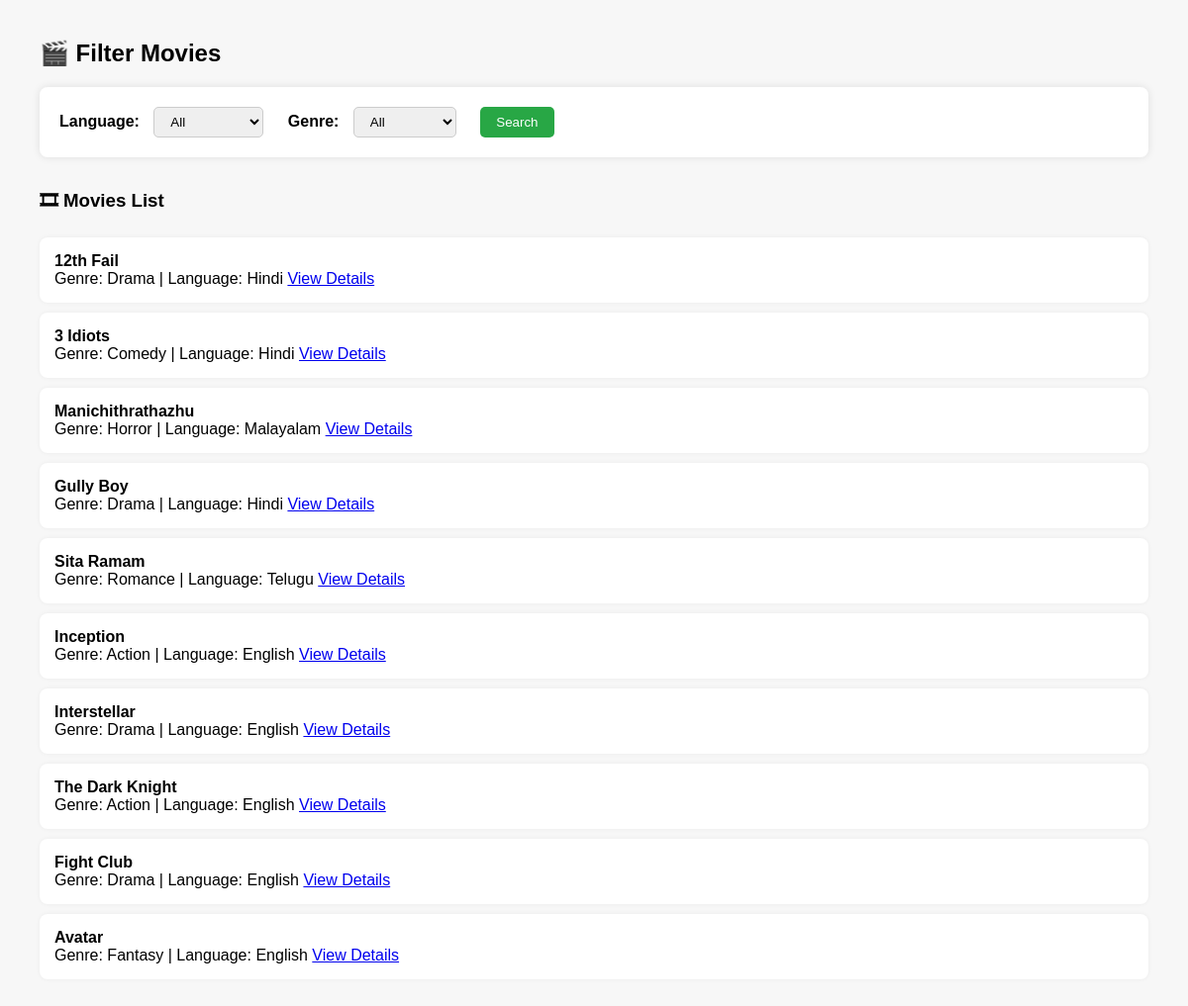
/filter/, run on the app's committed database.
### Movies/models.py (models this page shows, shortened)
class Movies(models.Model):
    movie_id = models.AutoField(primary_key=True)
    title = models.CharField(max_length=255)
    genre = models.CharField(max_length=255,choices=genres)
    language = models.CharField(max_length=255, choices=languages)
    synopsis = models.TextField()
    cast = models.TextField()
    duration_minutes = models.IntegerField()
    release_date = models.DateField()
    trailer_url = models.CharField(max_length=2000, null=True, blank=True)
    status = models.CharField(max_length=255, null=True, blank=True)
    image_url=models.URLField(max_length=800, null=True, blank=True)
    slug=models.CharField(max_length=2000, null=True, blank=True)
    def get_genre_display(self):
        return dict(genres).get(self.genre, self.genre)
    def get_language_display(self):
        return dict(languages).get(self.language,self.language)

### Movies/views.py (the view)
# urls.py: path('filter/', views.filtered_movies_view, name='filtered_movies'),
def filtered_movies_view(request):
    language = request.GET.get('language')
    genre = request.GET.get('genre')
    movies = Movies.objects.all()
    if language:
        movies = movies.filter(language=language)
    if genre:
        movies = movies.filter(genre=genre)
    context = {
        'movies': movies,
        'selected_language': language,
        'selected_genre': genre,
        'genres': genres,
        'languages': languages,
    }
    return render(request, 'movies/filter.html', context)

### templates/movies/filter.html (shortened to what this page needs)
<!DOCTYPE html>
<html>
<head>
</head>
<body>
    <h2>🎬 Filter Movies</h2>
    <form method="get" class="filter-form">
        <label for="language">Language:</label>
        <select name="language" id="language">
            <option value="">All</option>
        </select>
        <label for="genre">Genre:</label>
        <select name="genre" id="genre">
            <option value="">All</option>
        </select>
        <button type="submit">Search</button>
    </form>
    <h3>🎞 Movies List</h3>
    <ul class="movie-list">
        {% for movie in movies %}
            <li>
                <strong>{{ movie.title }}</strong><br>
                Genre: {{ movie.get_genre_display }} |
                Language: {{ movie.get_language_display }}
                <a href="{% url 'moviesview' movie.slug %}">View Details</a>
            </li>
        {% empty %}
            <li>No movies found.</li>
        {% endfor %}
    </ul>
</body>
</html>

### templates/movies/filter.html (style rules this page uses)
body { font-family: Arial, sans-serif; margin: 40px; background-color: #f7f7f7; }
.filter-form { margin-bottom: 30px; padding: 20px; background: white; border-radius: 8px; box-shadow: 0 0 8px rgba(0,0,0,0.1); }
.filter-form label { margin-right: 10px; font-weight: bold; }
.filter-form select { margin-right: 20px; padding: 6px 12px; border-radius: 5px; border: 1px solid #ccc; }
.filter-form button { padding: 8px 16px; background-color: #28a745; color: white; border: none; border-radius: 5px; cursor: pointer; }
.movie-list { list-style: none; padding: 0; }
.movie-list li { background: white; margin-bottom: 10px; padding: 15px; border-radius: 8px; box-shadow: 0 0 5px rgba(0,0,0,0.05); }

### data on the page
Movies: title "12th Fail", genre "Drama", language "Hindi"
Movies: title "3 Idiots", genre "Comedy", language "Hindi"
Movies: title "Manichithrathazhu", genre "Horror", language "Malayalam"
Movies: title "Gully Boy", genre "Drama", language "Hindi"
Movies: title "Sita Ramam", genre "Romance", language "Telugu"
Movies: title "Inception", genre "Action", language "English"
Movies: title "Interstellar", genre "Drama", language "English"
Movies: title "The Dark Knight", genre "Action", language "English"
Movies: title "Fight Club", genre "Drama", language "English"
Movies: title "Avatar", genre "Fantasy", language "English"
